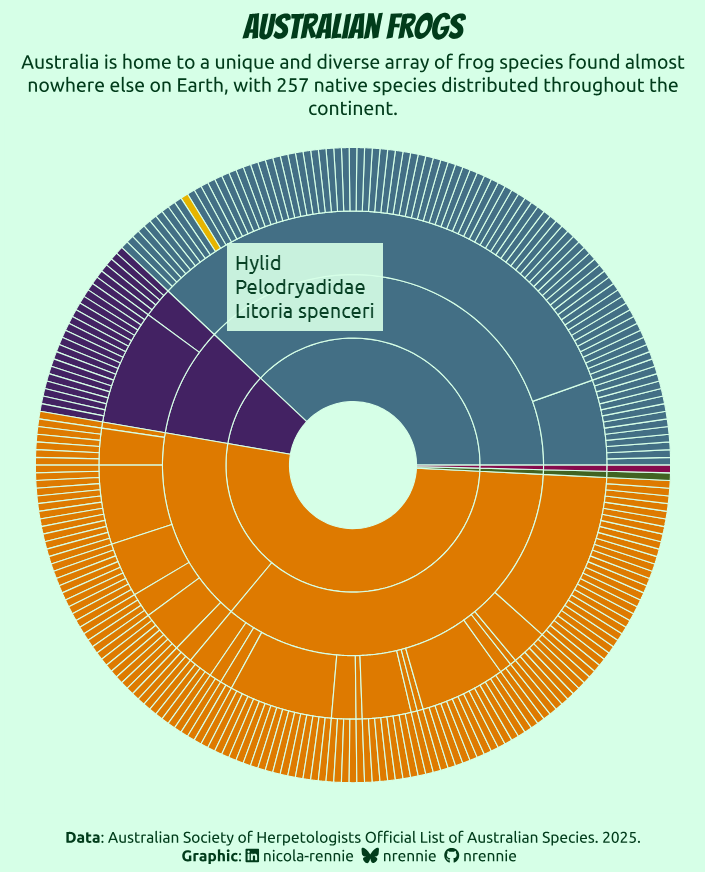

R code for this plot:
# Load packages -----------------------------------------------------------

library(tidyverse)
library(showtext)
library(camcorder)
library(ggtext)
library(nrBrand)
library(glue)
library(PrettyCols)
library(ggiraph)
library(ggimage)


# Load data ---------------------------------------------------------------

tuesdata <- tidytuesdayR::tt_load("2025-09-02")
frogID_data <- tuesdata$frogID_data
frog_names <- tuesdata$frog_names


# Load fonts --------------------------------------------------------------

font_add_google("Bangers")
font_add_google("Ubuntu")
showtext_auto()
showtext_opts(dpi = 300)


# Define colours and fonts-------------------------------------------------

bg_col <- "#D6FFE7"
text_col <- "#013C1B"
highlight_col <- "#013C1B"

body_font <- "Ubuntu"
title_font <- "Bangers"


# Function ----------------------------------------------------------------

arc_bar_to_polygon <- function(start, end, r0, r, n = 50) {
  angles_outer <- seq(start, end, length.out = n)
  angles_inner <- seq(end, start, length.out = n)
  x <- c(r * cos(angles_outer), r0 * cos(angles_inner))
  y <- c(r * sin(angles_outer), r0 * sin(angles_inner))
  data.frame(x = x, y = y)
}


# Data wrangling ----------------------------------------------------------

frog_family <- frog_names |>
  mutate(
    across(c(subfamily, tribe), ~ str_trim(.x))
  ) |>
  separate_wider_delim(
    cols = scientificName,
    delim = " ",
    names = c("scientific1", "scientific2", "scientific3"),
    too_few = "align_start"
  )

frog_data <- frog_family |>
  drop_na(scientific2) |>
  select(subfamily, tribe, scientific1, scientific2) |>
  mutate(
    tribe = paste(subfamily, "\n", tribe),
    scientific1 = paste(tribe, "\n", scientific1),
    scientific2 = paste(scientific1, scientific2)
  ) |>
  distinct()

subfamily_data <- frog_data |>
  summarise(n = n(), .by = subfamily) |>
  mutate(category = subfamily) |>
  mutate(
    fraction = n / sum(n),
    end = cumsum(fraction) * 2 * pi,
    start = lag(end, default = 0),
    r0 = 0.2,
    r = 0.4
  )

tribe_data <- frog_data |>
  group_by(tribe) |>
  mutate(n = n()) |>
  ungroup() |>
  select(subfamily, tribe, n) |>
  distinct() |>
  rename(category = tribe) |>
  mutate(
    fraction = n / sum(n),
    end = cumsum(fraction) * 2 * pi,
    start = lag(end, default = 0),
    r0 = 0.4,
    r = 0.6
  )

sc1_data <- frog_data |>
  group_by(scientific1) |>
  mutate(n = n()) |>
  ungroup() |>
  select(subfamily, scientific1, n) |>
  distinct() |>
  rename(category = scientific1) |>
  mutate(
    fraction = n / sum(n),
    end = cumsum(fraction) * 2 * pi,
    start = lag(end, default = 0),
    r0 = 0.6,
    r = 0.8
  )

sc2_data <- frog_data |>
  group_by(scientific2) |>
  mutate(n = n()) |>
  ungroup() |>
  select(subfamily, scientific2, n) |>
  distinct() |>
  rename(category = scientific2) |>
  mutate(
    fraction = n / sum(n),
    end = cumsum(fraction) * 2 * pi,
    start = lag(end, default = 0),
    r0 = 0.8,
    r = 1.0
  )

all_data <- bind_rows(subfamily_data, tribe_data, sc1_data, sc2_data)
plot_data <- do.call(rbind, lapply(1:nrow(all_data), function(i) {
  poly <- arc_bar_to_polygon(all_data$start[i], all_data$end[i], all_data$r0[i], all_data$r[i])
  poly$category <- all_data$category[i]
  poly$subfamily <- all_data$subfamily[i]
  poly$n <- all_data$n[i]
  poly
}))


# Start recording ---------------------------------------------------------

gg_record(
  dir = file.path("2025", "2025-09-02", "recording"),
  device = "png",
  width = 6,
  height = 7,
  units = "in",
  dpi = 300
)


# Define text -------------------------------------------------------------

social <- nrBrand::social_caption(
  bg_colour = bg_col,
  icon_colour = highlight_col,
  font_colour = text_col,
  font_family = body_font,
  mastodon = NA
)
title <- "Australian Frogs"
st <- "Australia is home to a unique and diverse array of frog species found almost nowhere else on Earth, with 257 native species distributed throughout the continent."
cap <- paste0(
  "**Data**: Australian Society of Herpetologists Official List of Australian Species. 2025.<br>**Graphic**: ", social, "<br>**Image**: @scarlettweiss (Unsplash)"
)


# Plot --------------------------------------------------------------------

g <- ggplot(
  data = plot_data,
  mapping = aes(
    x = x, y = y, group = category,
    fill = subfamily,
    tooltip = category,
    data_id = category
  )
) +
  geom_polygon_interactive(colour = bg_col, linewidth = 0.3) +
  geom_image(
    data = slice_head(plot_data, n = 1),
    aes(
      x = 0,
      y = 0,
      image = "2025/2025-09-02/frog.png"
    ),
    size = 0.17
  ) +
  scale_fill_pretty_d("Dark") +
  labs(title = title, subtitle = st, caption = cap) +
  coord_fixed() +
  theme_void() +
  theme(
    legend.position = "none",
    plot.margin = margin(5, 5, 5, 5),
    plot.title.position = "plot",
    plot.caption.position = "plot",
    plot.background = element_rect(fill = bg_col, colour = bg_col),
    panel.background = element_rect(fill = bg_col, colour = bg_col),
    plot.title = element_textbox_simple(
      colour = text_col,
      hjust = 0.5,
      halign = 0.5,
      margin = margin(b = 10, t = 5),
      family = title_font,
      face = "bold",
      size = rel(1.8)
    ),
    plot.subtitle = element_textbox_simple(
      colour = text_col,
      hjust = 0.5,
      halign = 0.5,
      margin = margin(b = 5, t = 5),
      family = body_font
    ),
    plot.caption = element_textbox_simple(
      colour = text_col,
      hjust = 0.5,
      halign = 0.5,
      margin = margin(b = 5, t = 10),
      family = body_font
    )
  )
g


# Save image --------------------------------------------------------------

ggsave(
  filename = file.path("2025", "2025-09-02", paste0("20250902_static", ".png")),
  width = 6,
  height = 7,
  bg = bg_col,
  units = "in",
  dpi = 300
)


# Save gif ----------------------------------------------------------------

gg_playback(
  name = file.path("2025", "2025-09-02", paste0("20250902", ".gif")),
  first_image_duration = 4,
  last_image_duration = 20,
  frame_duration = .25,
  background = bg_col
)

gg_stop_recording()


# Interactive version -----------------------------------------------------

girafe(
  ggobj = g,
  width_svg = 6,
  height_svg = 7,
  options = list(
    opts_toolbar(saveaspng = FALSE),
    opts_hover(css = "fill:#e6b400;"),
    opts_tooltip(
      delay_mouseout = 1000,
      css = "padding: 5pt;
             font-family: Ubuntu;
             font-size: 1em;
             color: #013C1B;
             background-color: #D6FFE7;"
    )
  )
)

